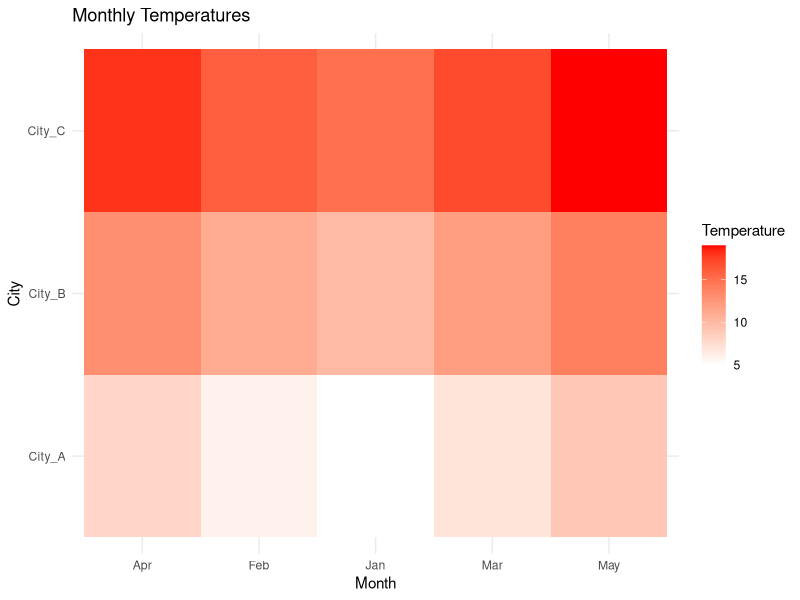

This chart was generated by the following R code:
library(ggplot2)

# Create a data frame
temperature_data <- data.frame(
  Month = c("Jan", "Feb", "Mar", "Apr", "May"),
  City_A = c(5, 6, 7, 8, 9),
  City_B = c(10, 11, 12, 13, 14),
  City_C = c(15, 16, 17, 18, 19)
)

# Reshape using base R
melted_data <- reshape(
  temperature_data,
  varying = list(c("City_A", "City_B", "City_C")),
  v.names = "Temperature",
  timevar = "City",
  times = c("City_A", "City_B", "City_C"),
  direction = "long"
)

# Plot heatmap
ggplot(melted_data, aes(x = Month, y = City, fill = Temperature)) +
  geom_tile() +
  scale_fill_gradient(low = "white", high = "red") +
  labs(
    title = "Monthly Temperatures",
    x = "Month",
    y = "City"
  ) +
  theme_minimal()
